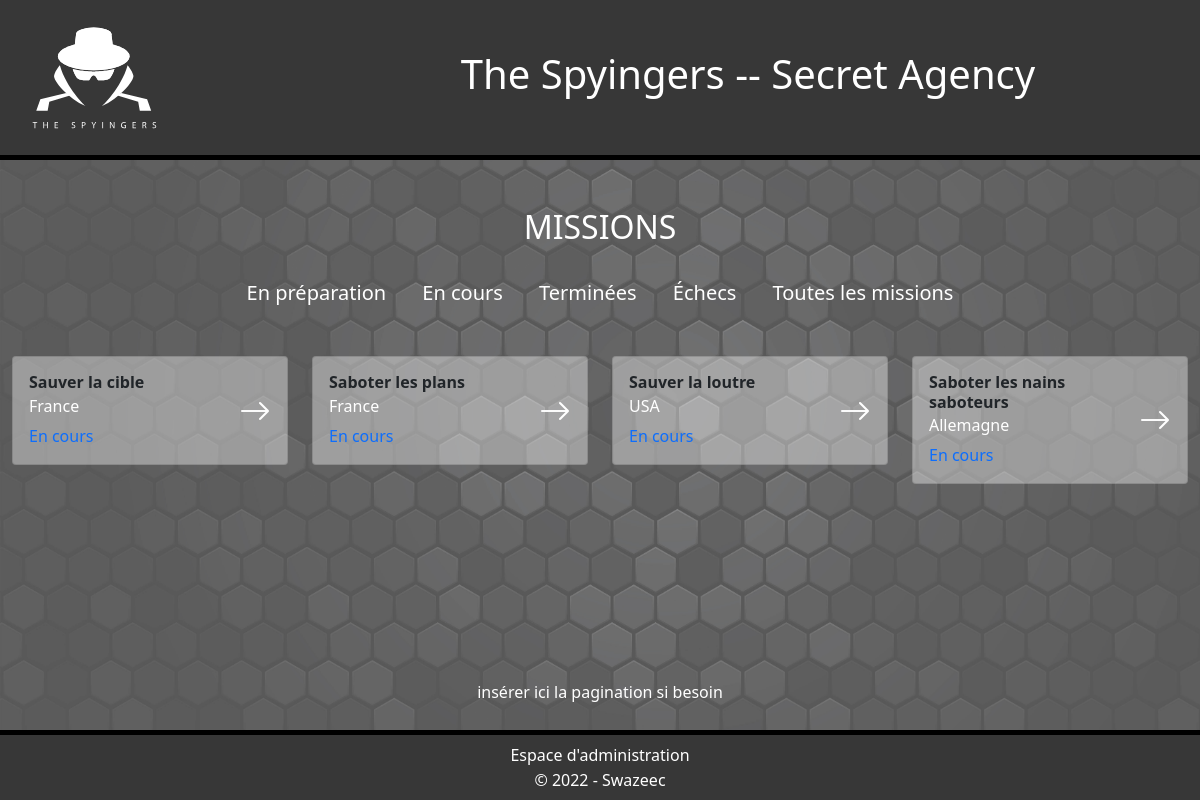
The app's page /index.php?missions=ongoing with its own data.
### tables this page shows
CREATE TABLE IF NOT EXISTS missions (
    id INT AUTO_INCREMENT PRIMARY KEY,
    title VARCHAR(100) NOT NULL,
    description TEXT NOT NULL,
    codename VARCHAR(50) NOT NULL,
    startDate DATE NOT NULL,
    endDate DATE NOT NULL,
    missionType_id INT NOT NULL,
    status_id INT NOT NULL,
    country_id INT NOT NULL,
    speciality_id INT NOT NULL,
    FOREIGN KEY (missionType_id) REFERENCES missionTypes(id),
    FOREIGN KEY (status_id) REFERENCES status(id),
    FOREIGN KEY (country_id) REFERENCES countries(id),
    FOREIGN KEY (speciality_id) REFERENCES specialities(id)
);

CREATE TABLE IF NOT EXISTS countries (
    id INT AUTO_INCREMENT PRIMARY KEY,
    name VARCHAR(50) NOT NULL
);

CREATE TABLE IF NOT EXISTS status (
    id INT AUTO_INCREMENT PRIMARY KEY,
    name VARCHAR(50) NOT NULL
);

### index.php (the view, shortened to what this page needs)
<?php
require_once('./src/db.php');
if(isset($_SESSION['connect'])){
    require_once('./src/header-connected.php');
} else {
    require_once('./src/header.php');
}?>
<section class="row d-block">
    <div class="col-12  pt-4 pt-md-5 pb-md-5">
        <h2 class=" text-white text-center pb-4">MISSIONS</h2>
        <nav class="text-center d-none d-lg-block">
            <a href="./index.php?missions=prep" class="px-3 fs-5">En préparation</a>
            <a href="./index.php?missions=ongoing" class="px-3 fs-5">En cours</a>
            <a href="./index.php?missions=success" class="px-3 fs-5">Terminées</a>
            <a href="./index.php?missions=failed" class="px-3 fs-5">Échecs</a>
            <a href="./index.php?missions=all" class="px-3 fs-5">Toutes les missions</a>
        </nav>
    </div>
    <div class="col-12">
        <div class="row">
        <?php
            if(isset($_GET['missions'])){
                switch($_GET['missions']) {
                    case 'ongoing' :
                        $req = $bdd->prepare('SELECT missions.id AS idm, missions.title AS title, status.id, status.name AS status, countries.name AS country
                                        FROM missions
                                        JOIN status ON status.id = missions.status_id
                                        JOIN countries ON countries.id = missions.country_id
                                        WHERE status.id = 2');
                        break;
                }
            } else {
                $req = $bdd->prepare('SELECT missions.id AS idm, missions.title AS title, status.name AS status, countries.name AS country
                                            FROM missions
                                            JOIN status ON status.id = missions.status_id
                                            JOIN countries ON countries.id = missions.country_id
                                            ');
            }
                if ($req->execute()){
                    while ($mission = $req->fetch(PDO::FETCH_ASSOC)){ ?>
                        <article class="col-12 col-md-4 col-lg-3 mb-3">
                        <div class="card white39">
                            <div class="d-flex align-items-center">
                                <div class="card-body">
                                    <h5 class="card-title fw-bold fs-6"><?php echo $mission['title']    ?> </h5>
                                    <h6 class="card-subtitle mb-2 text-white"><?php echo $mission['country']    ?></h6>
                                    <p class="card-text text-primary status"><?php echo $mission['status']    ?></p>
                                </div>
                                <a href="./mission.php?mission=<?php echo $mission['idm']?>" class="card-link pe-3 fs-2 fw-bold"><i class="bi bi-arrow-right"></i></a>
                            </div>
                        </div>
                    </article>
                    <?php
                    }
                } else {
                    echo 'Problème technique temporaire, réessayez plus tard !';
                }
            ?>
        </div>
    </div>
</section>
<nav class="row pagination">
    <div class="col-12 ">
        <p class=" text-center text-white">
            insérer ici la pagination si besoin
        </p>
    </div>
</nav>
<?php require_once ('./src/footer.php'); ?>
</body>
</html>

### style.css (style rules this page uses)
* { box-sizing: border-box; }
a { text-decoration: none; color: white; }
.white39 { background-color: rgba(255, 255, 255, 0.39); }
section { min-height: calc(80vh - 70px - 50px); }
.pagination { height: 50px; }

### records on screen
missions: title "Sauver la cible", country.name "France", status.name "En cours"
missions: title "Saboter les plans", country.name "France", status.name "En cours"
missions: title "Sauver la loutre", country.name "USA", status.name "En cours"
missions: title "Saboter les nains saboteurs", country.name "Allemagne", status.name "En cours"
